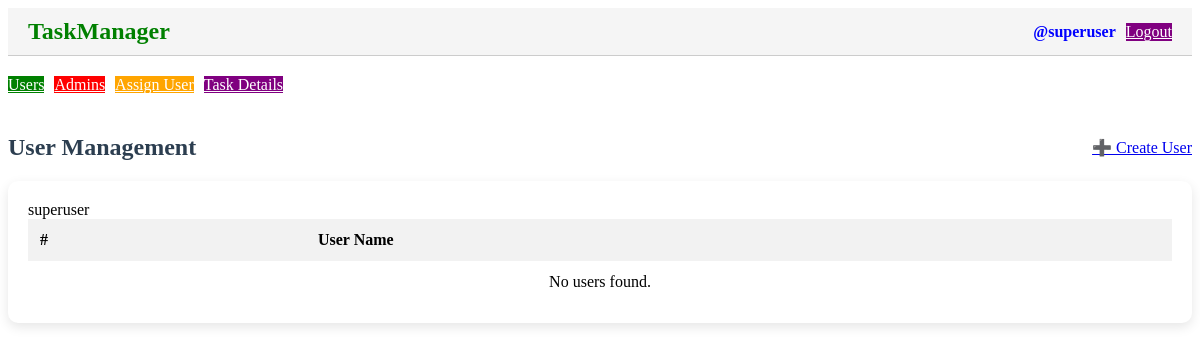
Before: /adminpanel/ (signed in) with the older database file.
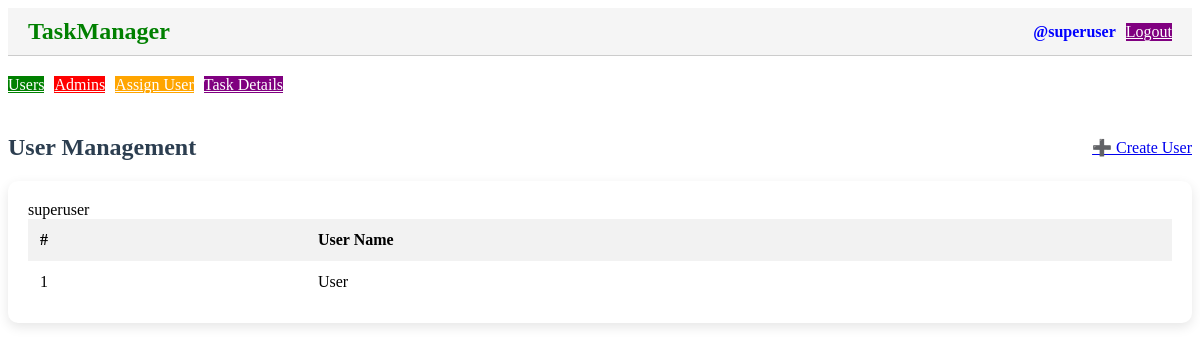
After: the same page with the newer database file.
### taskmanager/models.py (models this page shows)
class CustomUser(AbstractBaseUser,PermissionsMixin):
    id = models.UUIDField(primary_key=True, default=uuid.uuid4, editable=False)
    username = models.CharField(max_length=30, unique=True, null=False, blank=False)
    password = models.CharField(max_length=30, null=False)
    role = models.CharField(max_length=30, choices=Role.choices, default=Role.USER)
    is_active = models.BooleanField(default=True)
    is_staff = models.BooleanField(default=False)
    is_superuser=models.BooleanField(default=False)
    USERNAME_FIELD = 'username'
    REQUIRED_FIELDS = []
    objects = CustomUserManager()
    def __str__(self):
        return self.username

### taskmanager/views/usermanage_view.py (the view)
# urls.py: path('adminpanel/', admin_panel, name='admin_panel'),
@login_required
def admin_panel(request):
    if request.user.role not in [Role.ADMIN, Role.SUPERUSER]:
        return render(request, "login.html", {"error": "Not authorized"})
    if request.user.role == Role.ADMIN:
        assigned_user_ids = AssignedUser.objects.filter(admin=request.user).values_list('user_id', flat=True)
        users = CustomUser.objects.filter(id__in=assigned_user_ids)
        return render(request, "adminpanel.html", {
        "users": users
    })
    users = CustomUser.objects.filter(role=Role.USER)
    admins = CustomUser.objects.filter(role__in=[Role.ADMIN])
    return render(request, "adminpanel.html", {
        "users": users,
        "admins": admins
    })

### taskmanager/templates/adminpanel.html (shortened to what this page needs)
{% extends "base.html" %}
{% block content %}
<div class="admin-actions" style="margin: 20px 0;">
  <ul style="list-style: none; padding: 0; display: flex; gap: 10px;">
    <li>
      <a href="#" id="usersButton" class="mui-btn mui-btn--raised" style="background-color: green; color: white;">
        Users
      </a>
    </li>
    {% if request.user.role == 'SUPERUSER' %}
    <li>
      <a href="#" id="adminButton" class="mui-btn mui-btn--raised" style="background-color: red; color: white;">
        Admins
      </a>
    </li>
    <li>
      <a href="{% url 'assign_user' %}" id="assignUserButton" class="mui-btn mui-btn--raised" style="background-color: orange; color: white;">
        Assign User
      </a>
    </li>
    {% endif %}
     <li>
      <a href="{% url 'task_list' %}" class="mui-btn mui-btn--raised" style="background-color: purple; color: white;">
  Task Details
</a>
    </li>
  </ul>
</div>
<div id="usersList" class="list-section" style="display: block;">
  {% include "user_list.html" %}
</div>
{% endblock %}

### taskmanager/templates/user_list.html (shortened to what this page needs)
<div id="usersList" class="list-section" style="margin-top: 40px;">
    <div style="display: flex; justify-content: space-between; align-items: center; margin-bottom: 20px;">
        <h2 style="margin: 0; color: #2c3e50;">User Management</h2>
        {% if request.user.role == 'SUPERUSER' %}
        <a href="{% url 'create_user' %}?role=USER" class="mui-btn mui-btn--raised mui-btn--accent">➕ Create User</a>
        {% endif %}
    </div>
    <div style="background: #fff; padding: 20px; border-radius: 10px; box-shadow: 0 4px 12px rgba(0, 0, 0, 0.1);">
        <table class="mui-table mui-table--bordered" style="width: 100%; border-collapse: collapse;">
            <thead style="background-color: #f2f2f2;">
                <tr style="text-align: left;">
                    <th style="padding: 12px;">#</th>
                    <th style="padding: 12px;">User Name</th>
                </tr>
            </thead>
            <tbody>
                {% if users %}
                    {% for user in users %}
                    <tr>
                        <td style="padding: 12px;">{{ forloop.counter }}</td>
                        <td style="padding: 12px;">{{ user.username }}</td>
                    </tr>
                    {% endfor %}
                {% else %}
                    <tr>
                        <td colspan="2" style="padding: 12px; text-align: center;">No users found.</td>
                    </tr>
                {% endif %}
            </tbody>
        </table>
    </div>
</div>

Changed rows visible on the page:
added CustomUser: username "User"
Other visible differences:
text no longer shown: "No users found."
